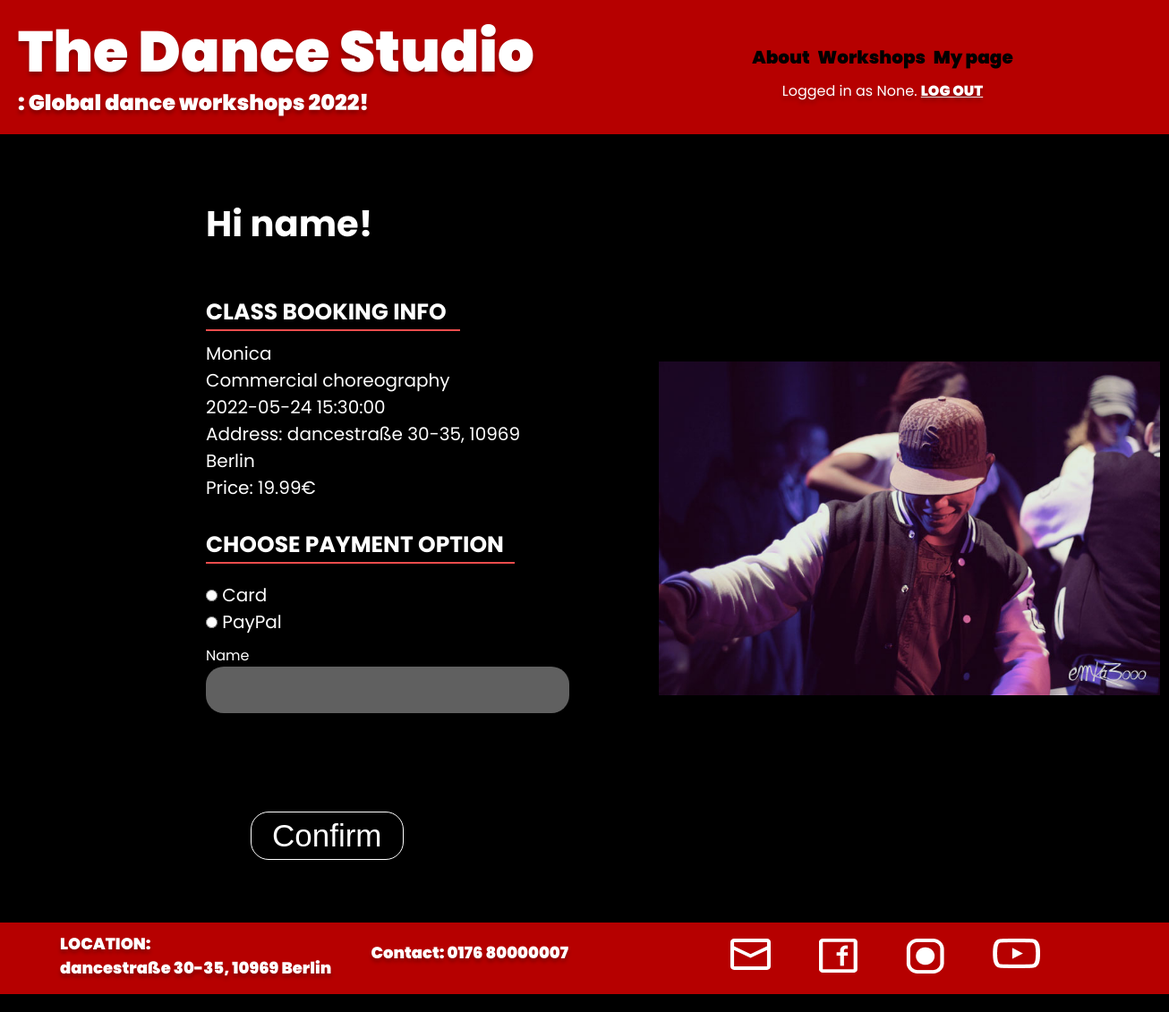
Page /book/2 (signed in) on the committed database.
### app/auth/models.py (models this page shows)
class User(db.Model, CRUDMixin, UserMixin):
    id = db.Column(db.Integer, primary_key=True)
    name = db.Column(db.String(50))
    email = db.Column(db.String(120), index = True, unique = True)
    password=db.Column(db.String(120))

### app/booking/models.py (models this page shows)
class Workshop(db.Model, CRUDMixin):
    id = db.Column(db.Integer, primary_key=True)
    date = db.Column(db.DateTime)
    name = db.Column(db.String(20))
    teacher = db.Column(db.String(50))
    price = db.Column(db.Numeric(20, 2))
    fixed_spots = db.Column(db.Integer)
    available_spots = db.Column(db.Integer)
    userinfos = db.relationship('Userinfo', backref='workshop', lazy=True)
    picture_url = db.Column(db.String(260))
    video_url= db.Column(db.String(260))

### app/booking/routes.py (the view)
@blueprint.get('/book/<int:id>')
@login_required
def get_book(id):
    workshop = Workshop.query.filter_by(id=id).first_or_404()
    return render_template('booking/book.htm', workshop=workshop)

### app/extensions/authentication.py (called while the page is built)
@login_manager.user_loader
def load_user(user_id):
  return User.query.get(user_id)

### app/templates/booking/book.htm (shortened to what this page needs)
{% extends 'base.html' %}
{% block css %}
<link rel="stylesheet" type="text/css" href="../static/styles/book_style.css">
{% endblock %}
{% block body %}
    <div class="content">
        <div class="left">
            <h1>
                Hi name!
            </h1>
            <info>
                <h2>
                    CLASS BOOKING INFO
                </h2>
                <p>
                    {{workshop.teacher}} <br>
                </p>
                <p>
                    {{workshop.name}} <br>
                </p>
                <p>
                    {{workshop.date}} <br>
                </p>
                <p>
                    Address: dancestraße 30-35, 10969 Berlin <br>
                </p>
                <p>
                    Price: {{workshop.price}}€ <br>
                </p>
            </info>
            <form method="POST">
                <payment>
                    <h3>
                        CHOOSE PAYMENT OPTION
                    </h3>
                    <radiobutton>
                        <input type="radio" name="payment" id="card" value="Card">
                        <label for="card">Card</label><br>
                        <input type="radio" name="payment" id="paypal" value="PayPal">
                        <label for="paypal">PayPal</label><br>
                    </radiobutton>
                </payment>
                <div>
                    <label for="name">Name</label>
                    <input type="text" name="name" id="name" placeholder="" required>
                </div>
                <submit>
                    <input type="submit" value="Confirm">
                </submit>
            </form>
        </div>
        <img src="../static/images/book.jpg" alt="">
    </div>
{% endblock %}

### app/templates/base.html (shortened to what this page needs)
<!DOCTYPE html>
<html lang="en">
    <head>
        {% block head %}
            <link rel="stylesheet" type="text/css" href="../static/styles/base_style.css">
            {% block css %}{% endblock %}
        {% endblock %}
    </head>
<body>
    <div class="header">
        <div class="logos">
            <div class="logo">
                <a href="/"> The Dance Studio <br></a>
            </div>
            <div class="second_logo">
                <br>: Global dance workshops 2022!
            </div>
        </div>
        <nav>
            <ul class="header_items">
                <li>
                    <a href="/about">About</a>
                </li>
                <li>
                    <a href="/workshops">Workshops</a>
                </li>
                {% if current_user.is_authenticated %}
                    <li>
                        <a href="/mypage/{{current_user.id}}">My page</a>
                    </li>
                {% endif %}
            </ul>
            {% if current_user.is_authenticated %}
                <div class="logout">
                Logged in as {{ current_user.email }}.
                <a href="/logout">LOG OUT</a>
                </div>
            {% endif %}
        </nav>
    </div>
    {% block body %} {% endblock %}
    <footer>
        <div class="location">
            <p>
                LOCATION: <br>
                dancestraße 30-35, 10969 Berlin<br>
            </p>
        </div>
        <div class="contact">
            <p>Contact: 0176 80000007</p>
        </div>
        <ul class="socialIcons">
            <li>
                <a href="mailto:jung.lee@code.berlin">
                    <img src="../static/images/mailicon.svg" alt="mail">
                </a>
            </li>
            <li>
                <a href="https://www.facebook.com" target="_blank" rel="noopener noreferrer">
                    <img src="../static/images/fbicon.png" alt="facebook">
                </a>
            </li>
            <li>
                <a href="https://www.instagram.com" target="_blank" rel="noopener noreferrer">
                    <img src="../static/images/instaicon.png" alt="instagram">
                </a>
            </li>
            <li>
                <a href="https://www.youtube.com" target="_blank" rel="noopener noreferrer">
                    <img src="../static/images/youtubeicon.png" alt="youtube">
                </a>
            </li>
        </ul>
    </footer>
</body>
</html>

### app/static/styles/base_style.css (style rules this page uses)
* { margin: 0; padding: 0; }
body { font-family: 'Poppins', sans-serif; background-color: black; height: 100%; }
.header { background-color: #B60000; height: 150px; width: 100%; }
.logos { display: flex; justify-content: flex-start; flex-direction: column; width: 650px; }
.logo { font-weight: 900; font-style: normal; font-size: 64px; text-shadow: 0px 4px 4px rgba(0, 0, 0, 0.25); position: relative; left: 20px; top: 10px; transition: 300ms; }
.second_logo { font-style: normal; font-weight: 900; font-size: 24px; line-height: 33px; color: #FFFFFF; position: relative; top: -30px; left: 20px; text-shadow: 0px 4px 4px rgba(0, 0, 0, 0.25); }
.logos a { text-decoration: none; color: #ffffff; }
nav { display: flex; align-items: center; height: 72px; flex-direction: column; position: relative; right: 100px; top: -120px; float: right; }
nav ul { width: 300px; list-style: none; display: flex; flex-direction: row; justify-content: space-around; padding: 8px 70px; }
nav ul a { color: #000000; font-weight: 900; text-decoration: none; font-size: 20px; }
nav ul li::after { content: ''; width: 0%; height: 2px; background: #000000; display: block; margin: auto; transition: 0.5s; }
.logout { color: #ffffff; text-decoration: none; text-shadow: 0px 4px 4px rgba(0, 0, 0, 0.25); }
.logout a { color: #ffffff; text-decoration: none, underline; text-shadow: 0px 4px 4px rgba(0, 0, 0, 0.25); font-weight: 900; }
footer { height: 80px; background-color: #B60000; display: flex; justify-content: space-around; margin-bottom: 0px; }
footer .location { position: relative; top: 10px; left: 30px; }
footer .contact { position: relative; top: 20px; }
footer p { color: #FFFFFF; font-size: 18px; font-weight: 900; font-weight: 900; text-shadow: 0px 4px 4px rgba(0, 0, 0, 0.25); }
.socialIcons { position: relative; top: 10px; }
footer ul { width: 400px; list-style: none; display: flex; flex-direction: row; justify-content: space-around; padding: 8px 80px; }
footer ul li { transition: 400ms; }

### app/static/styles/book_style.css (style rules this page uses)
.content { color: #FFFFFF; display: flex; flex-direction: row; margin: 70px 30px; align-items: center; position: relative; left: 200px; }
.content h1 { font-size: 40px; margin-bottom: 50px; }
.content h2, h3 { font-size: 25px; }
.content h2::after { content: ''; display: block; height: 2px; background: #ED4D4D; width: 70%; margin-bottom: 10px; }
.content p { font-size: 20px; }
.content h3 { margin-top: 30px; }
.content h3::after { content: ''; display: block; height: 2px; background: #ED4D4D; width: 85%; margin-bottom: 20px; }
.content radiobutton { font-size: 20px; }
.content div input { background: #606060; border-radius: 20px; font-size: 24px; border: 0; padding: 12px 48px; }
.content submit input { text-decoration: none; color: #FFFFFF; font-size: 35px; border: 1px solid #FFFFFF; padding: 6px 23px; background: transparent; position: relative; left: 50px; top: 100px; cursor: pointer; transition: 500ms; }
.content form div { margin: 10px 0; }
.left { margin-bottom: 100px; }
.content img { width: 560px; height: auto; position: relative; left: 100px; }

### rows in the picture
User: email "None"
Workshop: teacher "Monica", name "Commercial choreography", date "2022-05-24 15:30:00", price "19.99"
